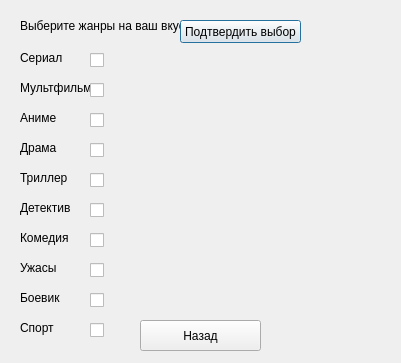
<?xml version="1.0" encoding="UTF-8"?>
<ui version="4.0">
 <class>GenreWindow</class>
 <widget class="QDialog" name="GenreWindow">
  <property name="geometry">
   <rect>
    <x>0</x>
    <y>0</y>
    <width>401</width>
    <height>363</height>
   </rect>
  </property>
  <property name="windowTitle">
   <string>Genre selection</string>
  </property>
  <widget class="QCheckBox" name="checkBox">
   <property name="geometry">
    <rect>
     <x>90</x>
     <y>50</y>
     <width>171</width>
     <height>21</height>
    </rect>
   </property>
   <property name="text">
    <string/>
   </property>
  </widget>
  <widget class="QLabel" name="label">
   <property name="geometry">
    <rect>
     <x>20</x>
     <y>50</y>
     <width>61</width>
     <height>16</height>
    </rect>
   </property>
   <property name="text">
    <string>Сериал</string>
   </property>
  </widget>
  <widget class="QLabel" name="label_2">
   <property name="geometry">
    <rect>
     <x>20</x>
     <y>80</y>
     <width>71</width>
     <height>16</height>
    </rect>
   </property>
   <property name="text">
    <string>Мультфильм</string>
   </property>
  </widget>
  <widget class="QLabel" name="label_3">
   <property name="geometry">
    <rect>
     <x>20</x>
     <y>110</y>
     <width>61</width>
     <height>16</height>
    </rect>
   </property>
   <property name="text">
    <string>Аниме</string>
   </property>
  </widget>
  <widget class="QLabel" name="label_4">
   <property name="geometry">
    <rect>
     <x>20</x>
     <y>140</y>
     <width>61</width>
     <height>16</height>
    </rect>
   </property>
   <property name="text">
    <string>Драма</string>
   </property>
  </widget>
  <widget class="QLabel" name="label_5">
   <property name="geometry">
    <rect>
     <x>20</x>
     <y>170</y>
     <width>61</width>
     <height>16</height>
    </rect>
   </property>
   <property name="text">
    <string>Триллер</string>
   </property>
  </widget>
  <widget class="QLabel" name="label_6">
   <property name="geometry">
    <rect>
     <x>20</x>
     <y>200</y>
     <width>61</width>
     <height>16</height>
    </rect>
   </property>
   <property name="text">
    <string>Детектив</string>
   </property>
  </widget>
  <widget class="QLabel" name="label_7">
   <property name="geometry">
    <rect>
     <x>20</x>
     <y>230</y>
     <width>61</width>
     <height>16</height>
    </rect>
   </property>
   <property name="text">
    <string>Комедия</string>
   </property>
  </widget>
  <widget class="QLabel" name="label_8">
   <property name="geometry">
    <rect>
     <x>20</x>
     <y>260</y>
     <width>61</width>
     <height>16</height>
    </rect>
   </property>
   <property name="text">
    <string>Ужасы</string>
   </property>
  </widget>
  <widget class="QLabel" name="label_9">
   <property name="geometry">
    <rect>
     <x>20</x>
     <y>290</y>
     <width>61</width>
     <height>16</height>
    </rect>
   </property>
   <property name="text">
    <string>Боевик</string>
   </property>
  </widget>
  <widget class="QLabel" name="label_10">
   <property name="geometry">
    <rect>
     <x>20</x>
     <y>320</y>
     <width>61</width>
     <height>16</height>
    </rect>
   </property>
   <property name="text">
    <string>Спорт</string>
   </property>
  </widget>
  <widget class="QLabel" name="label_11">
   <property name="geometry">
    <rect>
     <x>20</x>
     <y>10</y>
     <width>161</width>
     <height>31</height>
    </rect>
   </property>
   <property name="text">
    <string>Выберите жанры на ваш вкус</string>
   </property>
  </widget>
  <widget class="QCheckBox" name="checkBox_2">
   <property name="geometry">
    <rect>
     <x>90</x>
     <y>80</y>
     <width>171</width>
     <height>21</height>
    </rect>
   </property>
   <property name="text">
    <string/>
   </property>
  </widget>
  <widget class="QCheckBox" name="checkBox_3">
   <property name="geometry">
    <rect>
     <x>90</x>
     <y>110</y>
     <width>171</width>
     <height>21</height>
    </rect>
   </property>
   <property name="text">
    <string/>
   </property>
  </widget>
  <widget class="QCheckBox" name="checkBox_4">
   <property name="geometry">
    <rect>
     <x>90</x>
     <y>140</y>
     <width>171</width>
     <height>21</height>
    </rect>
   </property>
   <property name="text">
    <string/>
   </property>
  </widget>
  <widget class="QCheckBox" name="checkBox_5">
   <property name="geometry">
    <rect>
     <x>90</x>
     <y>170</y>
     <width>171</width>
     <height>21</height>
    </rect>
   </property>
   <property name="text">
    <string/>
   </property>
  </widget>
  <widget class="QCheckBox" name="checkBox_6">
   <property name="geometry">
    <rect>
     <x>90</x>
     <y>200</y>
     <width>171</width>
     <height>21</height>
    </rect>
   </property>
   <property name="text">
    <string/>
   </property>
  </widget>
  <widget class="QCheckBox" name="checkBox_7">
   <property name="geometry">
    <rect>
     <x>90</x>
     <y>230</y>
     <width>171</width>
     <height>21</height>
    </rect>
   </property>
   <property name="text">
    <string/>
   </property>
  </widget>
  <widget class="QCheckBox" name="checkBox_8">
   <property name="geometry">
    <rect>
     <x>90</x>
     <y>260</y>
     <width>171</width>
     <height>21</height>
    </rect>
   </property>
   <property name="text">
    <string/>
   </property>
  </widget>
  <widget class="QCheckBox" name="checkBox_9">
   <property name="geometry">
    <rect>
     <x>90</x>
     <y>290</y>
     <width>171</width>
     <height>21</height>
    </rect>
   </property>
   <property name="text">
    <string/>
   </property>
  </widget>
  <widget class="QCheckBox" name="checkBox_10">
   <property name="geometry">
    <rect>
     <x>90</x>
     <y>320</y>
     <width>171</width>
     <height>21</height>
    </rect>
   </property>
   <property name="text">
    <string/>
   </property>
  </widget>
  <widget class="QPushButton" name="pushButton">
   <property name="geometry">
    <rect>
     <x>180</x>
     <y>20</y>
     <width>121</width>
     <height>23</height>
    </rect>
   </property>
   <property name="text">
    <string>Подтвердить выбор</string>
   </property>
  </widget>
  <widget class="QPushButton" name="BackButton">
   <property name="geometry">
    <rect>
     <x>140</x>
     <y>320</y>
     <width>121</width>
     <height>31</height>
    </rect>
   </property>
   <property name="text">
    <string>Назад</string>
   </property>
  </widget>
 </widget>
 <resources/>
 <connections/>
</ui>
